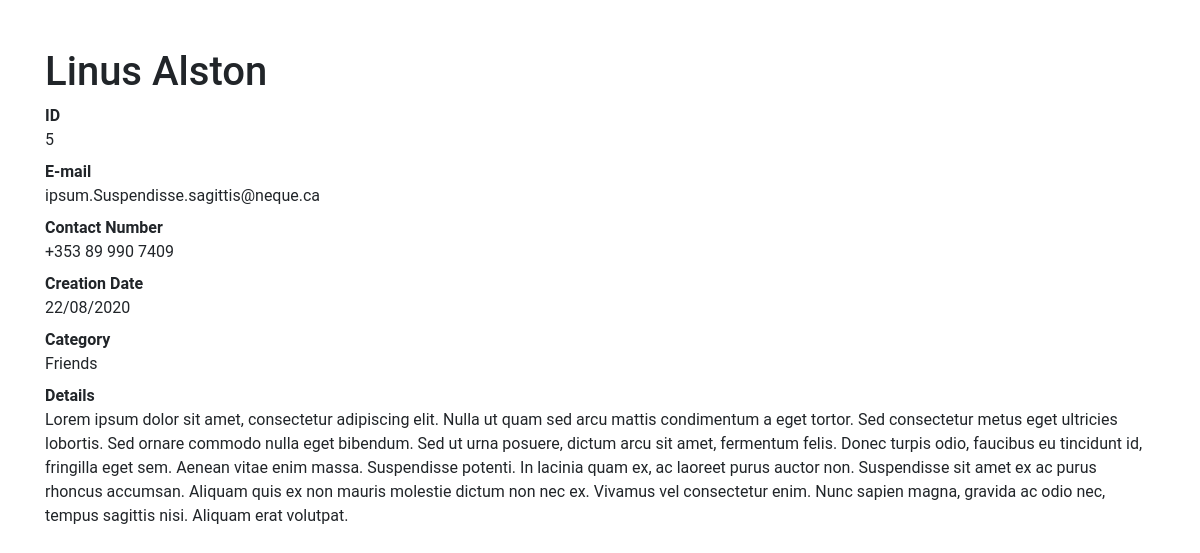
The page /5 on the database its author committed.
### contacts/models.py (models this page shows, shortened)
class Contact(models.Model):
    name = models.CharField(max_length=50)
    email = models.CharField(max_length=100)
    contact = models.CharField(max_length=50)
    description = models.TextField(blank=True)
    creation_date = models.DateTimeField(default=timezone.now)
    category = models.ForeignKey(Category, on_delete=models.DO_NOTHING)
    to_show = models.BooleanField(default=True)

class Category(models.Model):
    name = models.CharField(max_length=50)
    def __str__(self):
        return self.name

### contacts/views.py (the view)
# urls.py: path('<int:contact_id>', views.details, name='details'),
def details(request, contact_id):
    contacts = get_object_or_404(Contact, id=contact_id)
    return render(request, 'contacts/details.html', {
        'contacts': contacts
    })

### contacts/templates/contacts/details.html (shortened to what this page needs)
{% load static %}
<!DOCTYPE html>
<html lang="pt">
<head>
  <link href="{% static 'css/bootstrap.min.css' %}" rel="stylesheet">
</head>
<body>
<div class="container">
    <div class="row">
        <div class="col-lg-12">
            <h1 class="mt-5">{{ contacts.name }}</h1>
            <dl>
                <dt>ID</dt>
                <dd>{{ contacts.id }}</dd>
                <dt>E-mail</dt>
                <dd>{{ contacts.email }}</dd>
                <dt>Contact Number</dt>
                <dd>{{ contacts.contact }}</dd>
                <dt>Creation Date</dt>
                <dd>{{ contacts.creation_date | date:'d/m/Y' }}</dd>
                <dt>Category</dt>
                <dd>{{ contacts.category }}</dd>
                <dt>Details</dt>
                <dd>{{ contacts.description }}</dd>
            </dl>
        </div>
    </div>
</div>
</body>
</html>

### rows shown on the page
Contact: name "Linus Alston", id "5", email "ipsum.Suspendisse.sagittis@neque.ca", contact "+353 89 990 7409", creation_date "22/08/2020", category "Friends", description "Lorem ipsum dolor sit amet, consectetur adipiscing elit. Nulla ut quam sed arcu mattis condimentum a eget tortor. Sed consectetur metus eget ultricies lobortis. Sed ornare commodo nulla eget bibendum. Sed ut urna posuere, dictum arcu sit amet, fermentum felis. Donec turpis odio, faucibus eu tincidunt id, fringilla eget sem. Aenean vitae enim massa. Suspendisse potenti. In lacinia quam ex, ac laoreet purus auctor non. Suspendisse sit amet ex ac purus rhoncus accumsan. Aliquam quis ex non mauris molestie dictum non nec ex. Vivamus vel consectetur enim. Nunc sapien magna, gravida ac odio nec, tempus sagittis nisi. Aliquam erat volutpat."
